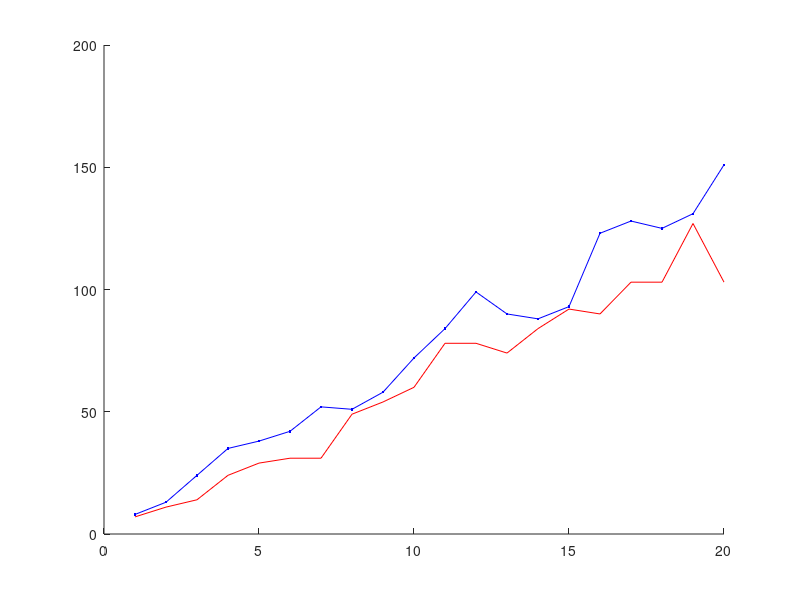

Here is the MATLAB script that generated this plot: (Note: this script raises an error after producing the figure.)

% destination: 192.168.11.13          source: 192.168.11.10

Switch_pings(1)=  8;
Switch_pings(2)=  sum([7 6]);
Switch_pings(3)=  sum([11 9 4]);
Switch_pings(4)=  sum([8 8 9 10]);
Switch_pings(5)=  sum([6 6 10 6 10]);
Switch_pings(6)=  sum([8 10 7 9 2 6]);
Switch_pings(7)=  sum([10 10 8 2 5 6 11]);
Switch_pings(8)=  sum([9 10 2 4 2 4 9 11]);
Switch_pings(9)=  sum([7 9 7 6 3 8 4 10 4]);
Switch_pings(10)= sum([7 9 11 6 3 3 9 8 7 9]);
Switch_pings(11)= sum([8 9 7 7 8 5 9 9 4 10 8]);
Switch_pings(12)= sum([11 8 9 9 6 12 6 2 10 8 9 9]);
Switch_pings(13)= sum([8 10 2 9 9 8 9 2 6 8 4 8 7]);
Switch_pings(14)= sum([7 2 9 5 7 10 9 4 3 8 9 7 6 2]);
Switch_pings(15)= sum([7 2 8 8 9 9 3 2 3 5 10 12 10 3 2]);
Switch_pings(16)= sum([9 7 10 8 3 6 10 9 3 4 10 9 8 8 11 8]);
Switch_pings(17)= sum([8 9 9 8 9 8 9 8 3 7 8 2 9 8 4 10 9]);
Switch_pings(18)= sum([9 7 3 7 3 8 8 4 9 10 9 12 8 6 8 8 6]);
Switch_pings(19)= sum([10 2 6 7 8 7 10 3 9 3 11 4 7 3 10 2 14 8 7]);
Switch_pings(20)= sum([6 3 13 8 8 2 8 10 2 10 8 7 13 11 13 2 8 9 3 7]);

Hub_ping(1)=  7;
Hub_ping(2)=  sum([6 5]);
Hub_ping(3)=  sum([6 3 5]);
Hub_ping(4)=  sum([6 8 5 5]);
Hub_ping(5)=  sum([4 6 6 6 7]);
Hub_ping(6)=  sum([8 5 5 2 8 3]);
Hub_ping(7)=  sum([5 3 2 8 3 8 2]);
Hub_ping(8)=  sum([8 6 7 4 5 7 4 8]);
Hub_ping(9)=  sum([9 6 11 2 5 8 5 2 6]);
Hub_ping(10)= sum([8 7 5 5 6 5 6 6 6 6]);
Hub_ping(11)= sum([7 6 3 7 8 6 6 5 19 5 6]);
Hub_ping(12)= sum([5 5 5 6 2 6 21 5 8 5 2 8]);
Hub_ping(13)= sum([4 4 6 4 7 6 2 8 3 15 3 6 6]);
Hub_ping(14)= sum([7 4 8 6 7 8 7 8 5 4 3 8 7 2]);
Hub_ping(15)= sum([5 4 7 8 5 5 4 8 5 5 3 7 7 8 11]);
Hub_ping(16)= sum([6 6 8 5 6 3 2 5 7 7 8 5 5 8 2 7]);
Hub_ping(17)= sum([5 7 4 13 5 4 3  4 8 5 3 7 5 7 6 17]);
Hub_ping(18)= sum([4 7 3 5 7 6 3 8 5 5 8 5 4 8 7 4 7 7]);
Hub_ping(19)= sum([7 7 6 8 5 10 6 7 2 9 8 6 5 3 7 7 8 8 8]);
Hub_ping(20)= sum([6 4 2 3 8 6 6 4 7 3 5 7 8 6 2 4 4 6 7 5]);

hold on;
plot(1:20,Switch_pings,'.-b');
plot(1:20,Hub_ping,'-r');
legend('Switch','Hub',2)
xlabel('# of Pings');
ylabel('Time (ms)');